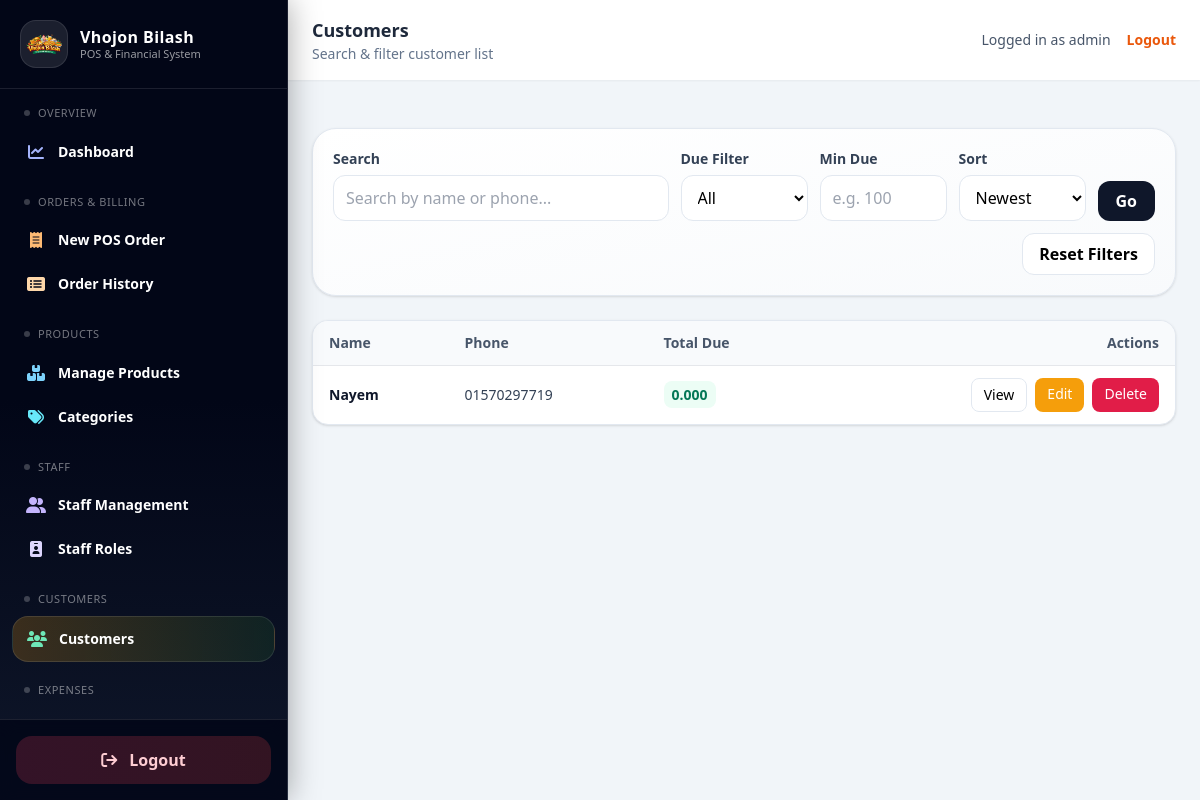
The app's page /customers/ (signed in), older data.
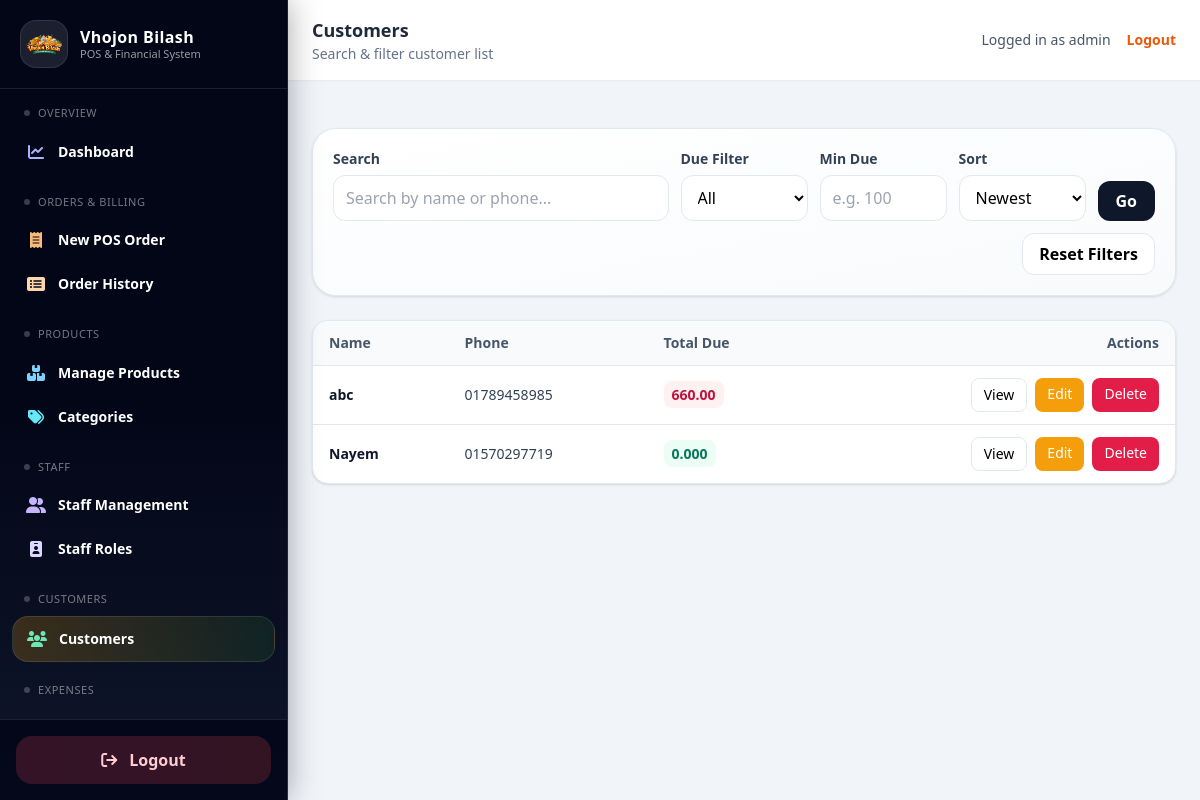
The same page, newer data.
### customers/models.py (models this page shows, shortened)
class TimeStampedModel(models.Model):
    created_at = models.DateTimeField(default=timezone.now, editable=False)
    updated_at = models.DateTimeField(auto_now=True)
    class Meta:
        abstract = True

class Customer(TimeStampedModel):
    name = models.CharField(max_length=150)
    phone = models.CharField(max_length=20, unique=True)

### customers/views.py (the view)
# urls.py: path("", views.customer_list, name="customer_list"),
@login_required
def customer_list(request):
    q = (request.GET.get("q") or "").strip()
    due_filter = (request.GET.get("due") or "").strip()      # "" | "due" | "clear"
    min_due = (request.GET.get("min_due") or "").strip()     # numeric string
    sort = (request.GET.get("sort") or "new").strip()        # new | name | due_desc | due_asc
    qs = (
        Customer.objects
        .annotate(
            total_due_calc=Coalesce(
                Sum(
                    "orders__due_total",                           # ✅ FIXED: orders__
                    filter=~Q(orders__status=Order.Status.CANCELLED)  # ✅ FIXED: orders__
                ),
                Value(Decimal("0.00")),
                output_field=DecimalField(max_digits=12, decimal_places=2),
            )
        )
    )
    if q:
        qs = qs.filter(Q(name__icontains=q) | Q(phone__icontains=q))
    if due_filter == "due":
        qs = qs.filter(total_due_calc__gt=0)
    elif due_filter == "clear":
        qs = qs.filter(total_due_calc__lte=0)
    if min_due:
        try:
            qs = qs.filter(total_due_calc__gte=Decimal(min_due))
        except Exception:
            pass
    if sort == "name":
        qs = qs.order_by("name")
    elif sort == "due_desc":
        qs = qs.order_by("-total_due_calc", "-id")
    elif sort == "due_asc":
        qs = qs.order_by("total_due_calc", "-id")
    else:
        qs = qs.order_by("-id")
    return render(request, "customers/customer_list.html", {
        "customers": qs,
        "q": q,
        "due": due_filter,
        "min_due": min_due,
        "sort": sort,
    })

### customers/templates/customers/customer_list.html (shortened to what this page needs)
{% extends "base.html" %}
{% block top_title %}Customers{% endblock %}
{% block top_subtitle %}Search & filter customer list{% endblock %}
{% block content %}
  <div class="rounded-3xl border border-slate-200 shadow bg-gradient-to-br from-white to-slate-50 p-5 mb-6">
    <form method="get" class="grid grid-cols-1 md:grid-cols-12 gap-3 items-end">
      <div class="md:col-span-5">
        <label class="text-sm font-semibold text-slate-700">Search</label>
        <input name="q" value="{{ q }}" placeholder="Search by name or phone..." />
      </div>
      <div class="md:col-span-2">
        <label class="text-sm font-semibold text-slate-700">Due Filter</label>
        <select name="due">
          <option value="" {% if due == "" %}selected{% endif %}>All</option>
        </select>
      </div>
      <div class="md:col-span-2">
        <label class="text-sm font-semibold text-slate-700">Min Due</label>
        <input type="number" step="0.01" name="min_due" value="{{ min_due }}" placeholder="e.g. 100" />
      </div>
      <div class="md:col-span-2">
        <label class="text-sm font-semibold text-slate-700">Sort</label>
        <select name="sort">
          <option value="new" {% if sort == "new" %}selected{% endif %}>Newest</option>
        </select>
      </div>
      <div class="md:col-span-1 flex gap-2">
        <button class="w-full px-4 py-2 rounded-xl bg-slate-900 text-white font-semibold hover:bg-slate-800">
          Go
        </button>
      </div>
      <div class="md:col-span-12 flex justify-end">
        <a href="{% url 'customers:customer_list' %}"
           class="px-4 py-2 rounded-xl bg-white border border-slate-200 font-semibold hover:bg-slate-50">
          Reset Filters
        </a>
      </div>
    </form>
  </div>
  <div class="bg-white rounded-2xl shadow border border-slate-200 overflow-hidden">
    <div class="overflow-x-auto">
      <table class="min-w-full text-sm">
        <thead class="bg-slate-50 text-slate-600 border-b">
          <tr class="text-left">
            <th class="py-3 px-4">Name</th>
            <th class="py-3 px-4">Phone</th>
            <th class="py-3 px-4">Total Due</th>
            <th class="py-3 px-4 text-right">Actions</th>
          </tr>
        </thead>
        <tbody>
          {% for c in customers %}
            <tr class="border-b last:border-b-0 hover:bg-slate-50">
              <td class="py-3 px-4 font-semibold text-slate-900">{{ c.name }}</td>
              <td class="py-3 px-4 text-slate-700">{{ c.phone }}</td>
              <td class="py-3 px-4">
                {% if c.total_due_calc > 0 %}
                  <span class="px-2 py-1 rounded-lg bg-rose-50 text-rose-700 font-semibold">
                    {{ c.total_due_calc|floatformat:2 }}
                  </span>
                {% else %}
                  <span class="px-2 py-1 rounded-lg bg-emerald-50 text-emerald-700 font-semibold">
                    0.000
                  </span>
                {% endif %}
              </td>
              <td class="py-3 px-4">
                <div class="flex justify-end gap-2">
                  <a href="{% url 'customers:customer_detail' c.pk %}"
                     class="px-3 py-1.5 rounded-lg bg-white border border-slate-200 hover:bg-slate-50">
                    View
                  </a>
                  <a href="{% url 'customers:customer_update' c.pk %}"
                     class="px-3 py-1.5 rounded-lg bg-amber-500 text-white hover:bg-amber-600">
                    Edit
                  </a>
                  <a href="{% url 'customers:customer_delete' c.pk %}"
                     class="px-3 py-1.5 rounded-lg bg-rose-600 text-white hover:bg-rose-700">
                    Delete
                  </a>
                </div>
              </td>
            </tr>
          {% empty %}
            <tr>
              <td colspan="4" class="py-10 text-center text-slate-500">
                No customers found.
              </td>
            </tr>
          {% endfor %}
        </tbody>
      </table>
    </div>
  </div>
{% endblock %}

Row changes from the older to the newer data that the page shows:
added Customer: name "abc", phone "01789458985", total_due_calc "660.00"
